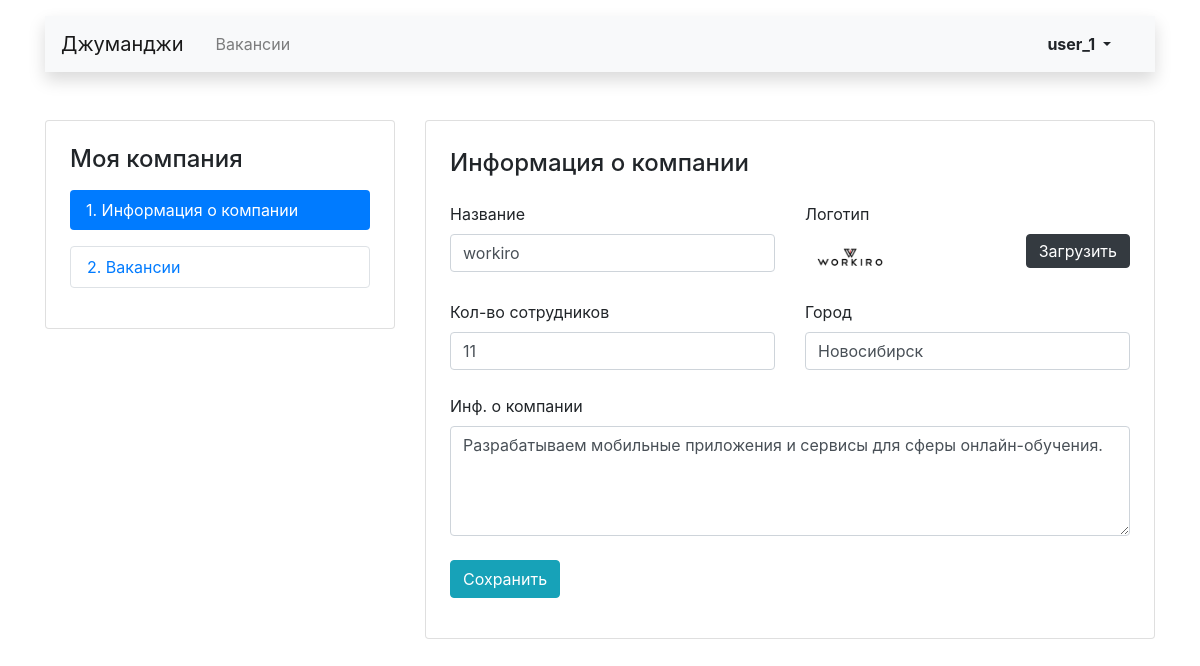
Before: /mycompany/ (signed in) with the older database file.
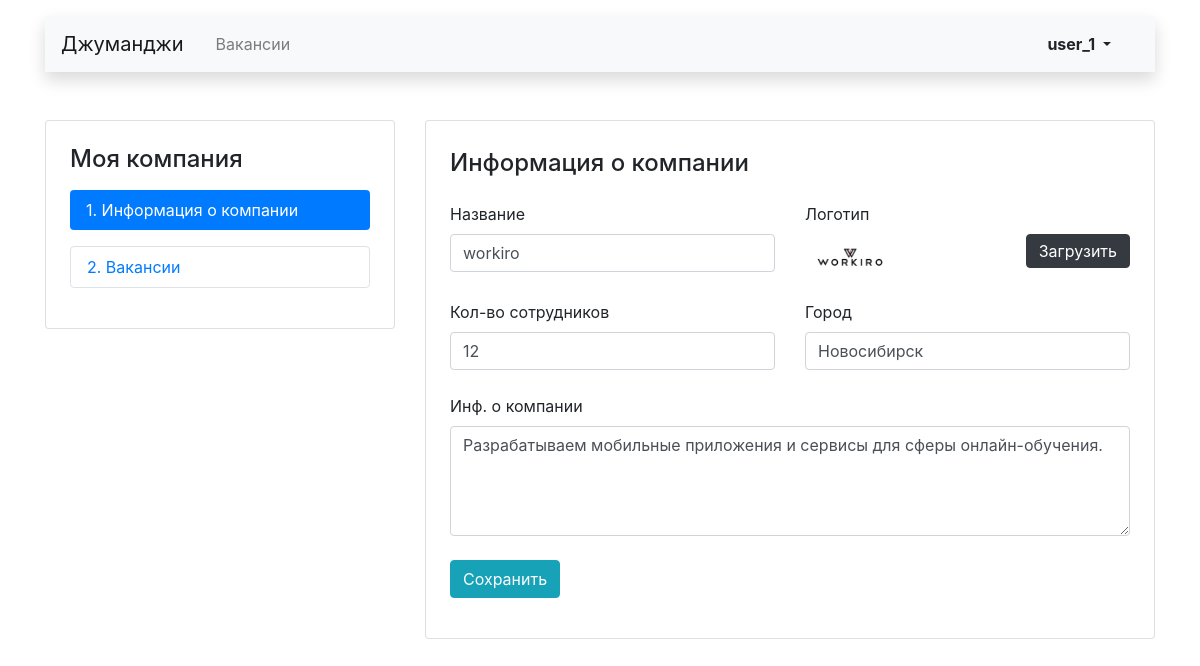
After: the same page with the newer database file.
### main/models.py (models this page shows, shortened)
class Company(models.Model):
    name = models.CharField(max_length=50, verbose_name='Название')
    location = models.CharField(max_length=50, verbose_name='Город')
    logo = models.ImageField(
        upload_to='companies',
        default='https://place-hold.it/100x60', blank=True,
        verbose_name='Логотип',
    )
    description = models.TextField(blank=True, verbose_name='Инф. о компании')
    employee_count = models.IntegerField(default=0, verbose_name='Кол-во сотрудников')
    owner = models.OneToOneField(
        User,
        on_delete=models.CASCADE,
        verbose_name='Владелец',
        related_name='owner',
    )
    class Meta:
        verbose_name = 'Компанию'
        verbose_name_plural = 'Компании'
        ordering = ['pk']

### main/views.py (the view, shortened to what this page needs)
# urls.py: path('mycompany/', views.MyCompanyView.as_view(), name='my_company'),
class MyCompanyView(MyCompanyMixin, UpdateView):
    form_class = MyCompanyFrom
    template_name = 'main/mycompany.html'
    def get_object(self, queryset=None):
        return self.kwargs['user_company']

### main/forms.py
class MyCompanyFrom(forms.ModelForm):
    class Meta:
        model = Company
        fields = ('name', 'logo', 'employee_count', 'location', 'description')
    def __init__(self, *args, **kwargs):
        super().__init__(*args, **kwargs)
        for name_field, field in self.fields.items():
            if name_field == 'logo':
                field.widget = forms.FileInput(attrs={})
            else:
                field.widget.attrs['class'] = 'form-control'
                if name_field == 'description':
                    field.widget.attrs['rows'] = 4

### main/utils.py (called while the page is built)
    def user_is_authenticated(self, user: User) -> User:
        if not user.is_authenticated and self.custom_raise_exception:
            raise PermissionDenied("403; Не авторизован")
        return user

    def user_has_companies(self, user: User) -> Company | None:
        user = self.user_is_authenticated(user)
        try:
            user_company = user.owner
        except ObjectDoesNotExist:
            return None
        return user_company

### main/templates/main/mycompany.html (shortened to what this page needs)
{% extends 'main/main_layout.html' %}
{% block custom_body %}
<main class="container mt-3 pb-5">
    <div class="row mt-5">
        {% include 'main/mycompany_nav.html' %}
        <div class="col-12 col-lg-8">
            <div class="card">
                <div class="card-body px-4 pb-4">
                    <section class="tab-pane fade show active">
                        <h2 class="h4 pt-2 pb-3">Информация о компании</h2>
                        <form class="" action='' enctype="multipart/form-data" method="post">
                            <div class="row">
                            {% for field in form %}
                                {% if field.name in 'logo' %}
                                    <div class="col-12 col-md-6">
                                        <div class="form-group">
                                            <p class="mb-2">{{ field.label }}</p>
                                            <div class="d-flex justify-content-between">
                                                <div><img src="{{ field.value.url }}" alt="logo" style="max-width: 120px; height: 50px;"></div>
                                                <div><label for="{{ field.id_for_label }}" class="btn btn-dark py-1">Загрузить</label></div>
                                            </div>
                                        </div>
                                    </div>
                                {% else %}
                                    <div class="col-12 {% if field.name not in 'description' %}col-md-6{% endif %}">
                                        <div class="form-group pb-2">
                                            <p class="mb-2">{{ field.label }}</p>
                                            {{ field }}
                                        </div>
                                    </div>
                                {% endif %}
                            {% endfor %}
                            </div>
                            <button type="submit" class="btn btn-info form-group">Сохранить</button>
                        </form>
                    </section>
                </div>
            </div>
        </div>
    </div>
</main>
{% endblock %}

Changed rows visible on the page:
changed Company "workiro": employee_count "11" → "12"
